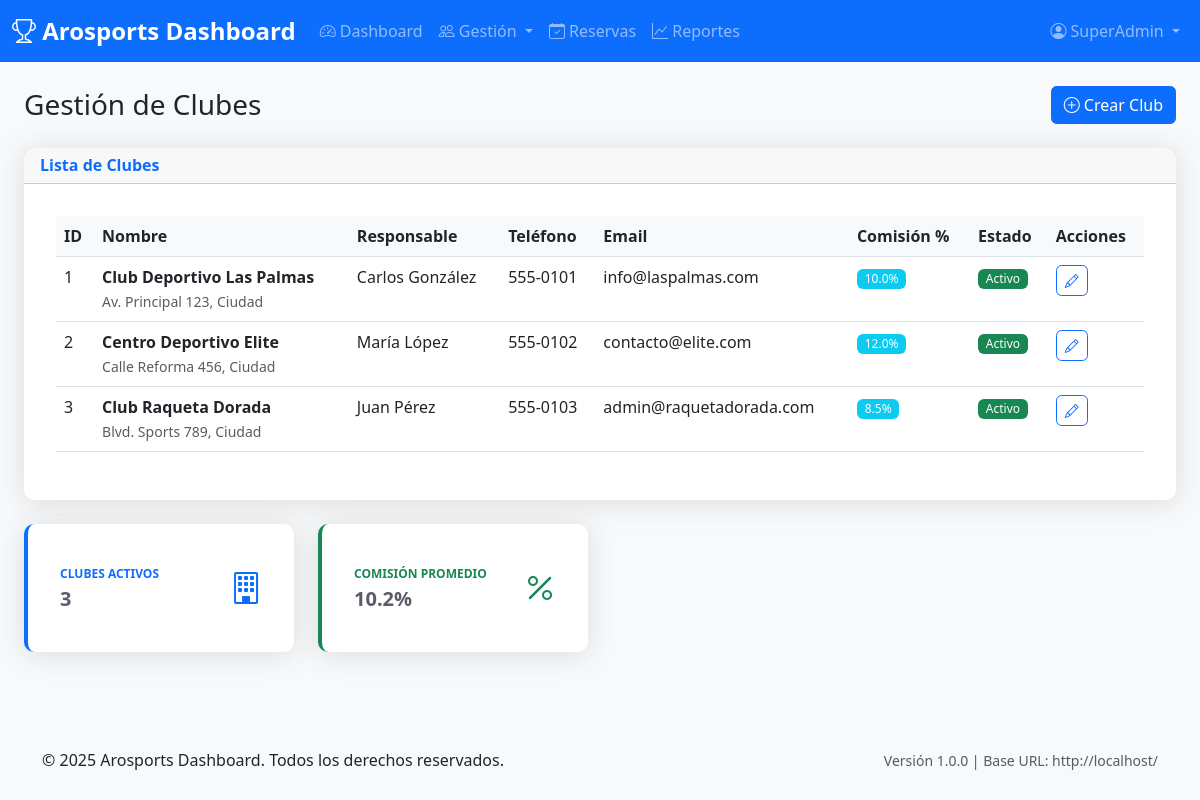
/clubs (signed in), run on the app's committed database.
### tables this page shows
CREATE TABLE clubes (
    id INT AUTO_INCREMENT PRIMARY KEY,
    nombre VARCHAR(100) NOT NULL,
    direccion TEXT,
    telefono VARCHAR(20),
    email VARCHAR(100),
    responsable VARCHAR(100),
    comision_porcentaje DECIMAL(5,2) DEFAULT 10.00,
    status ENUM('activo', 'inactivo') DEFAULT 'activo',
    created_at TIMESTAMP DEFAULT CURRENT_TIMESTAMP,
    updated_at TIMESTAMP DEFAULT CURRENT_TIMESTAMP ON UPDATE CURRENT_TIMESTAMP
);

### app/controllers/BaseController.php (called while the page is built, shortened)
<?php
class BaseController {
    public function __construct() {
        try {
            $database = new Database();
            $this->db = $database->connect();
        } catch (Exception $e) {
            $this->db = null;
        }
    }
    protected function loadView($view, $data = []) {
        extract($data);
        include 'app/views/includes/header.php';
        include 'app/views/' . $view . '.php';
        include 'app/views/includes/footer.php';
    }
}
?>

### app/controllers/ClubController.php (called while the page is built, shortened)
<?php
require_once 'BaseController.php';
class ClubController extends BaseController {
    public function index() {
        $stmt = $this->db->prepare("
            SELECT id, nombre, direccion, telefono, email, responsable, comision_porcentaje, status, created_at
            FROM clubes
            ORDER BY created_at DESC
        ");
        $stmt->execute();
        $clubs = $stmt->fetchAll();
        $this->loadView('clubs/index', [
            'title' => 'Gestión de Clubes',
            'clubs' => $clubs
        ]);
    }
}
?>

### config/database.php (called while the page is built, shortened)
<?php
class Database {
    private $host = DB_HOST;
    private $db_name = DB_NAME;
    private $username = DB_USER;
    private $password = DB_PASS;
    private $charset = DB_CHARSET;
    public function connect() {
        $this->conn = null;
        try {
            $dsn = "mysql:host=" . $this->host . ";dbname=" . $this->db_name . ";charset=" . $this->charset;
            $this->conn = new PDO($dsn, $this->username, $this->password);
            $this->conn->setAttribute(PDO::ATTR_ERRMODE, PDO::ERRMODE_EXCEPTION);
            $this->conn->setAttribute(PDO::ATTR_DEFAULT_FETCH_MODE, PDO::FETCH_ASSOC);
        } catch(PDOException $e) {
            echo "Connection Error: " . $e->getMessage();
        }
        return $this->conn;
    }
}
?>

### app/views/clubs/index.php (the view, shortened to what this page needs)
<div class="container-fluid">
    <div class="row">
        <div class="col-12">
            <div class="d-flex justify-content-between align-items-center mb-4">
                <h1 class="h3 mb-0">Gestión de Clubes</h1>
                <a href="<?php echo BASE_URL; ?>clubs/create" class="btn btn-primary">
                    <i class="bi bi-plus-circle"></i> Crear Club
                </a>
            </div>
        </div>
    </div>
    <div class="row">
        <div class="col-12">
            <div class="card shadow">
                <div class="card-header">
                    <h6 class="m-0 font-weight-bold text-primary">Lista de Clubes</h6>
                </div>
                <div class="card-body">
                    <div class="table-responsive">
                        <table class="table table-hover">
                            <thead>
                                <tr>
                                    <th>ID</th>
                                    <th>Nombre</th>
                                    <th>Responsable</th>
                                    <th>Teléfono</th>
                                    <th>Email</th>
                                    <th>Comisión %</th>
                                    <th>Estado</th>
                                    <th>Acciones</th>
                                </tr>
                            </thead>
                            <tbody>
                                <?php if (!empty($clubs)): ?>
                                    <?php foreach ($clubs as $club): ?>
                                        <tr>
                                            <td><?php echo $club['id']; ?></td>
                                            <td>
                                                <strong><?php echo htmlspecialchars($club['nombre']); ?></strong>
                                                <?php if (!empty($club['direccion'])): ?>
                                                    <br><small class="text-muted"><?php echo htmlspecialchars($club['direccion']); ?></small>
                                                <?php endif; ?>
                                            </td>
                                            <td><?php echo htmlspecialchars($club['responsable'] ?: '-'); ?></td>
                                            <td><?php echo htmlspecialchars($club['telefono'] ?: '-'); ?></td>
                                            <td><?php echo htmlspecialchars($club['email'] ?: '-'); ?></td>
                                            <td>
                                                <span class="badge bg-info">
                                                    <?php echo number_format($club['comision_porcentaje'], 1); ?>%
                                                </span>
                                            </td>
                                            <td>
                                                <span class="badge bg-<?php echo $club['status'] === 'activo' ? 'success' : 'danger'; ?>">
                                                    <?php echo ucfirst($club['status']); ?>
                                                </span>
                                            </td>
                                            <td>
                                                <div class="btn-group" role="group">
                                                    <a href="<?php echo BASE_URL; ?>clubs/edit/<?php echo $club['id']; ?>"
                                                       class="btn btn-sm btn-outline-primary" title="Editar">
                                                        <i class="bi bi-pencil"></i>
                                                    </a>
                                                </div>
                                            </td>
                                        </tr>
                                    <?php endforeach; ?>
                                <?php endif; ?>
                            </tbody>
                        </table>
                    </div>
                </div>
            </div>
        </div>
    </div>
    <?php if (!isset($demo_mode) || !$demo_mode): ?>
    <div class="row mt-4">
        <div class="col-xl-3 col-md-6 mb-4">
            <div class="card border-left-primary shadow h-100 py-2">
                <div class="card-body">
                    <div class="row no-gutters align-items-center">
                        <div class="col mr-2">
                            <div class="text-xs font-weight-bold text-primary text-uppercase mb-1">
                                Clubes Activos
                            </div>
                            <div class="h5 mb-0 font-weight-bold text-gray-800">
                                <?php echo count(array_filter($clubs, function($c) { return $c['status'] === 'activo'; })); ?>
                            </div>
                        </div>
                        <div class="col-auto">
                            <i class="bi bi-building text-primary" style="font-size: 2rem;"></i>
                        </div>
                    </div>
                </div>
            </div>
        </div>
        <div class="col-xl-3 col-md-6 mb-4">
            <div class="card border-left-success shadow h-100 py-2">
                <div class="card-body">
                    <div class="row no-gutters align-items-center">
                        <div class="col mr-2">
                            <div class="text-xs font-weight-bold text-success text-uppercase mb-1">
                                Comisión Promedio
                            </div>
                            <div class="h5 mb-0 font-weight-bold text-gray-800">
                                <?php
                                if (!empty($clubs)) {
                                    $avgComision = array_reduce($clubs, function($carry, $club) {
                                        return $carry + $club['comision_porcentaje'];
                                    }, 0) / count($clubs);
                                    echo number_format($avgComision, 1) . '%';
                                } else {
                                    echo '0%';
                                }
                                ?>
                            </div>
                        </div>
                        <div class="col-auto">
                            <i class="bi bi-percent text-success" style="font-size: 2rem;"></i>
                        </div>
                    </div>
                </div>
            </div>
        </div>
    </div>
    <?php endif; ?>
</div>

### public/css/style.css (style rules this page uses)
:root { --primary-color: #0d6efd; --secondary-color: #6c757d; --success-color: #198754; --info-color: #0dcaf0; --warning-color: #ffc107; --danger-color: #dc3545; --light-color: #f8f9fa; --dark-color: #212529; }
body { font-family: 'Segoe UI', Tahoma, Geneva, Verdana, sans-serif; background-color: #f8f9fa; }
.card { border: none; border-radius: 10px; box-shadow: 0 0.15rem 1.75rem 0 rgba(58, 59, 69, 0.15); transition: all 0.3s; }
.border-left-primary { border-left: 0.25rem solid var(--primary-color) !important; }
.border-left-success { border-left: 0.25rem solid var(--success-color) !important; }
.text-xs { font-size: 0.75rem; }
.font-weight-bold { font-weight: 700 !important; }
.text-gray-800 { color: #5a5c69 !important; }
.card-body { padding: 2rem; }
.btn { border-radius: 0.35rem; font-weight: 500; }
.table th { border-top: none; font-weight: 600; color: var(--dark-color); background-color: var(--light-color); }
.badge { font-size: 0.75em; font-weight: 500; }
.shadow { box-shadow: 0 0.15rem 1.75rem 0 rgba(58, 59, 69, 0.15) !important; }

### data on the page
clubes: id "1", nombre "Club Deportivo Las Palmas", direccion "Av. Principal 123, Ciudad", responsable "Carlos González", telefono "555-0101", email "info@laspalmas.com", comision_porcentaje "10.0", status "Activo"
clubes: id "2", nombre "Centro Deportivo Elite", direccion "Calle Reforma 456, Ciudad", responsable "María López", telefono "555-0102", email "contacto@elite.com", comision_porcentaje "12.0", status "Activo"
clubes: id "3", nombre "Club Raqueta Dorada", direccion "Blvd. Sports 789, Ciudad", responsable "Juan Pérez", telefono "555-0103", email "admin@raquetadorada.com", comision_porcentaje "8.5", status "Activo"

### other printed values
APP_NAME "Arosports Dashboard"
$_SESSION['user_name'] "SuperAdmin"
$avgComision "10.2"
APP_VERSION "1.0.0"
BASE_URL "http://localhost/"
